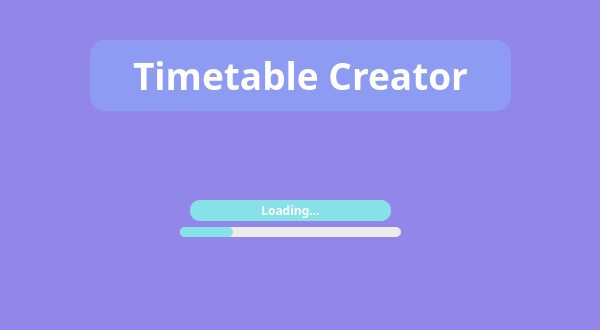
<?xml version="1.0" encoding="UTF-8"?>
<ui version="4.0">
 <class>MainWindow</class>
 <widget class="QMainWindow" name="MainWindow">
  <property name="geometry">
   <rect>
    <x>0</x>
    <y>0</y>
    <width>600</width>
    <height>330</height>
   </rect>
  </property>
  <property name="mouseTracking">
   <bool>false</bool>
  </property>
  <property name="windowTitle">
   <string>MainWindow</string>
  </property>
  <property name="styleSheet">
   <string notr="true">QWidget{
	background-color: #9287E8;
	border-radius: 10px;
}

</string>
  </property>
  <widget class="QWidget" name="centralwidget">
   <widget class="QLabel" name="titleLabel">
    <property name="geometry">
     <rect>
      <x>90</x>
      <y>40</y>
      <width>421</width>
      <height>71</height>
     </rect>
    </property>
    <property name="font">
     <font>
      <family>Archivo Black</family>
      <pointsize>28</pointsize>
      <weight>75</weight>
      <italic>false</italic>
      <bold>true</bold>
      <underline>false</underline>
     </font>
    </property>
    <property name="styleSheet">
     <string notr="true">color: rgb(255, 255, 255);
background-color: #8D9CF2;
border-radius: 15px;</string>
    </property>
    <property name="text">
     <string>Timetable Creator</string>
    </property>
    <property name="alignment">
     <set>Qt::AlignCenter</set>
    </property>
    <property name="wordWrap">
     <bool>false</bool>
    </property>
   </widget>
   <widget class="QProgressBar" name="progressBar">
    <property name="geometry">
     <rect>
      <x>180</x>
      <y>227</y>
      <width>221</width>
      <height>10</height>
     </rect>
    </property>
    <property name="styleSheet">
     <string notr="true">QProgressBar {
	border-radius: 5px;
	text-align: center;
	background-color: #ECECED;
	color: white;
}
QProgressBar::chunk {
	border-radius: 5px;
	background-color: #87E2E8;
}</string>
    </property>
    <property name="value">
     <number>24</number>
    </property>
    <property name="textVisible">
     <bool>false</bool>
    </property>
   </widget>
   <widget class="QLabel" name="label">
    <property name="geometry">
     <rect>
      <x>190</x>
      <y>200</y>
      <width>201</width>
      <height>21</height>
     </rect>
    </property>
    <property name="font">
     <font>
      <family>Nunito Sans</family>
      <weight>75</weight>
      <bold>true</bold>
     </font>
    </property>
    <property name="styleSheet">
     <string notr="true">border-radius: 10px;
background-color: #87E2E8;
color: white</string>
    </property>
    <property name="text">
     <string>Loading...</string>
    </property>
    <property name="alignment">
     <set>Qt::AlignCenter</set>
    </property>
   </widget>
  </widget>
 </widget>
 <resources/>
 <connections/>
</ui>
